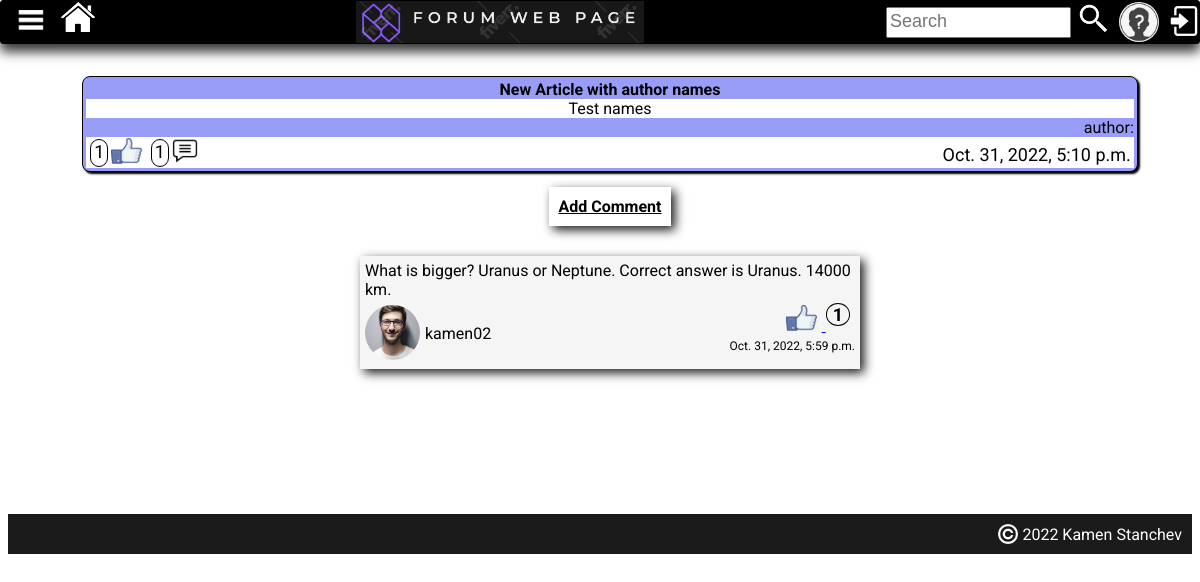
The page /article-details/14/ on the database as committed earlier.
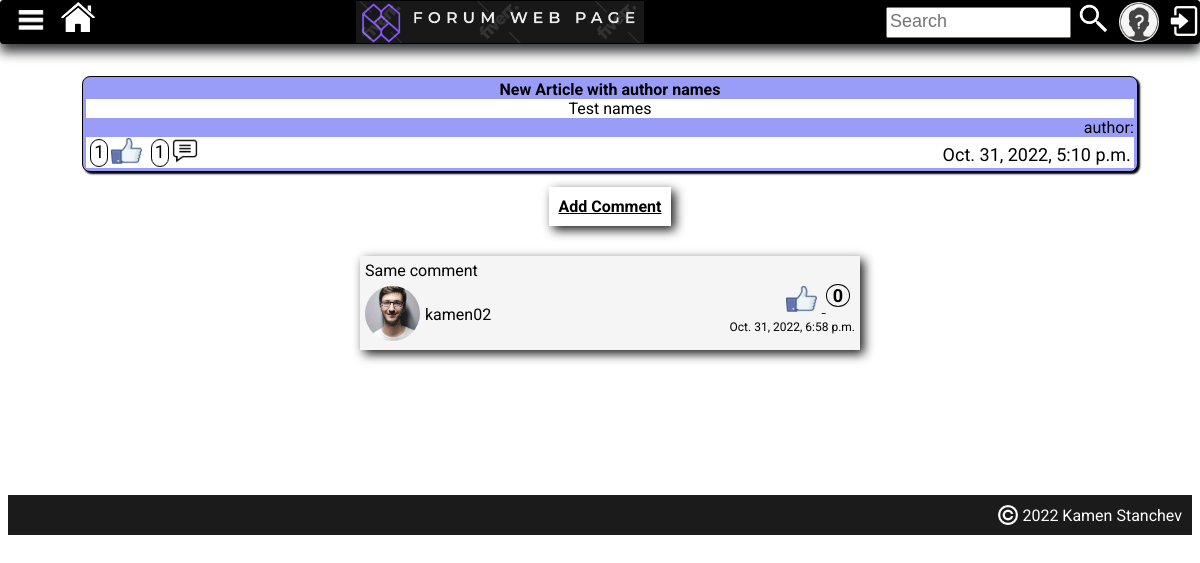
The same page on the database as committed later.
### forum_project/main_app/models.py (models this page shows, shortened)
class PostArticle(models.Model):
    title = models.CharField(max_length=30, unique=True)
    content = models.TextField()
    date_created = models.DateTimeField(auto_now_add=True)
    topic = models.CharField(max_length=30, choices=topics_choices(), default='NO TOPIC')
    user = models.ForeignKey(User, on_delete=models.CASCADE)
    users_which_liked_article = models.ManyToManyField(
        User,
        related_name='user_lied_article',
        blank=True,
    )
    @property
    def likes(self):
        result = len(self.users_which_liked_article.all())
        return result
    @property
    def comments(self):
        result = self.articlecomment_set.all()
        return result

class ArticleComment(models.Model):
    user = models.ForeignKey(User, on_delete=models.CASCADE)
    post_article = models.ForeignKey(PostArticle, on_delete=models.CASCADE)
    content = models.TextField(max_length=300)
    data_created = models.DateTimeField(auto_now_add=True)
    users_which_liked_comment = models.ManyToManyField(
        User,
        related_name='user_lied_comment',
        blank=True,
    )
    @property
    def likes(self):
        result = len(self.users_which_liked_comment.all())
        return result

class Profile(models.Model):
    user = models.OneToOneField(User, on_delete=models.CASCADE)
    first_name = models.CharField(max_length=30, null=True, blank=True)
    last_name = models.CharField(max_length=30, null=True, blank=True)
    city = models.CharField(max_length=30)
    profession = models.CharField(max_length=30)
    profile_img = models.ImageField(upload_to='images/', default='images/add_profile_image.jpg')

### forum_project/main_app/views.py (the view)
# urls.py: path('article-details/<int:pk>/', views.ArticleDetails.as_view(), name='article-details'),
class ArticleDetails(DetailView):
    model = PostArticle
    template_name = 'article-detail.html'
    context_object_name = "article"
    def get_context_data(self, *args, **kwargs):
        current_article = PostArticle.objects.get(id=self.kwargs['pk'])
        comments = reversed(current_article.articlecomment_set.all())
        context = super(ArticleDetails, self).get_context_data(*args, **kwargs)
        context['comments'] = comments
        return context

### forum_project/main_app/templates/article-detail.html (shortened to what this page needs)
{% extends 'base.html' %}
{% load static %}
{% block page_content %}
    <div class="main-container">
        <div class="central-container" style="border: none; box-shadow: none; background-color: white; padding-bottom: 100px">
            <div class="container-items">
                <p class="topic-title">
                    {{ article.title }}
                </p>
                <p class="topic-content">
                    {{ article.content }}
                </p>
                <p class="topic-author">
                    author: {{ article.user.first_name }} {{ article.user.last_name }}
                </p>
                <div class="status-topic">
                    <div class="status-data-left">{{ article.likes }}</div>
                        <a href="{% url 'likes' article.id %}"><img class="like-button" src="{% static 'icons/like.png' %}"></a>
                    <div class="status-data-left">{{ article.comments|length }}</div>
                        <a href="{% url 'create-comment' article.id %}"><img class="like-button" src="{% static 'icons/comment-black.png' %}"></a>
                    <div class="status-data-right">{{ article.date_created }}</div>
                </div>
            </div>
            <a href="{% url 'create-comment' article.pk %}"
                    class="add_comment-and-delete-and-edit-button">
                Add Comment</a>
            {% for comment in comments %}
                <div class="container-comment">
                    <div class="comment-content">
                        {{ comment.content }}
                    </div>
                    <div class="comment-details">
                        <div class="comment-details-left">
                            <div >
                                <img class="comment-user-img" src="{{ comment.user.profile.profile_img.url }}">
                            </div>
                            <div class="comment-user-name">
                                {{ comment.user.username }}
                            </div>
                        </div>
                        <div class="comment-details-right">
                            <div class="comment-likes-details">
                                <a href="{% url 'like_comment' comment.id %}">
                                    <img class="like-button" src="{% static 'icons/like.png' %}">
                                </a>
                                <span class="comment-likes-count">{{ comment.likes }}</span>
                            </div>
                            <div>
                                <span class="comment-data-created">{{ comment.data_created }}</span>
                            </div>
                        </div>
                    </div>
                </div>
            {% endfor %}
        </div>
    </div>
{% endblock %}

### templates/base.html (shortened to what this page needs)
{% load static %}
<!DOCTYPE html>
<html lang="en">
    <head>
        <link rel="stylesheet" type="text/css" href="{% static 'css/main.css' %}"/>
        <link rel="stylesheet" type="text/css" href="{% static 'css/navbar.css' %}"/>
        <link rel="stylesheet" type="text/css" href="{% static 'css/container.css' %}"/>
        <link rel="stylesheet" type="text/css" href="{% static 'css/profile-container.css' %}"/>
        <link rel="stylesheet" type="text/css" href="{% static 'css/topics.css' %}"/>
        <link rel="stylesheet" type="text/css" href="{% static 'css/footer.css' %}"/>
    </head>
    <body>
        <div class="navbar">
                <div class="left-side">
                    <div class="dropdown">
                      <span><img class="hamburger-menu-icon"
                         src="{% static 'icons/hamburger-menu.png' %}" alt="NO IMAGE, NO IMAGE, NO IMAGE"></span>
                    </div>
                    <a href="{% url 'home' %}"><img class="home-icon"
                         src="{% static 'icons/home-icon1.png' %}"></a>
                </div>
                <div class="central-side">
                    <img class="logo" src="{% static 'images/logo.PNG' %}">
                </div>
                <div class="right-side">
                    <input class="search-bar" type="text" placeholder="Search">
                    <button class="search-button"><img class="search-button-icon" src="{% static 'icons/search-button.png' %}"></button>
                    {% if user.is_authenticated %}
                        <img class="current-user-image" src="{{ user.profile.profile_img.url }}">
                        <a href="{% url 'logout' %}"><img class="login-logout-link" src="{% static 'icons/logout-icon1.png' %}"></a>
                    {% else %}
                        <img class="current-user-image"
                            src="{% static 'images/no-profile-image.jfif' %}">
                        <a href="{% url 'login' %}"><img class="login-logout-link" src="{% static 'icons/login-icon.png' %}"></a>
                    {% endif %}
                </div>
        </div>
        <div class="container">
            {% block page_content %}
            {% endblock %}
        </div>
        <footer>
            <span class="copyright-content">
                <img class="copyright-symbol" src="{% static 'icons/copyright.png'%}">
                    2022 Kamen Stanchev
            </span>
</footer>
    </body>
</html>

### static/css/main.css (style rules this page uses)
body { padding-top: 5px; font-family: 'Roboto', sans-serif; }
p { margin: 0; }
footer { background-color: #1b1b1b; left: 0; right: 0; bottom: 0; height: 40px; margin-top: 10px; }

### static/css/navbar.css (style rules this page uses)
.dropdown { position: relative; display: inline-block; }
.hamburger-menu-icon { height: 60px; margin-top: -12px; }
.navbar { display: flex; background-color: gray; height: 42px; font-weight: bolder; font-size: 19px; color: white; border: black 1px solid; border-radius: 3px; box-shadow: #38393b 0 8px 12px; position: fixed; top: 0; left: 0; right: 0; }
.left-side { display: flex; flex: 1; background-color: black; padding-top: 1px; }
.home-icon { height: 30px; margin-bottom: 12px; }
.search-button { border: none; background-color: black; cursor: pointer; height: 33px; }
.central-side { display: flex; flex: 3; min-width: 250px; background-color: black; justify-content: center; }
.logo { height: 100%; }
.right-side { display: flex; flex:2; background-color: black; justify-content: flex-end; }
.search-bar { height: 25px; margin-top: 6px; }
.search-bar::placeholder { font-size: 18px; }
.search-button-icon { height: 33px; background-color: black; border: none; }
.current-user-image { height: 40px; width: 40px; object-fit: cover; margin-top: 1px; margin-left: 3px; border-radius: 25px; flex-shrink: 0; }
.login-logout-link { height: 30px; width: 30px; margin-left: 10px; margin-top: 5px; flex-shrink: 1; }

### static/css/container.css (style rules this page uses)
.main-container { display: flex; flex-direction: row; min-height: 80%; padding-top: 10px; padding-bottom: 20px; margin-top: 45px; }
.central-container { display: flex; overflow-y: scroll; flex-direction: column; background-color: whitesmoke; flex: 3; margin-left: 20px; max-height: 700px; box-shadow: black 2px 2px 15px; }
.container-items { width: 90%; border-radius: 8px; background-color: #9A9DF7; color: black; margin-left: auto; margin-right: auto; margin-top: 8px; padding: 3px; border: 1px solid; box-shadow: 2px 2px 2px; text-align: center; }
.topic-title { font-weight: bold; }
.topic-content { font-size: 16px; color: black; background-color: white; }
.topic-author { text-align: right; margin: 0; padding: 0; }
.status-topic { display: flex; flex-direction: row; font-size: 18px; color: black; background-color: white; }
.status-data-left { margin-top: 2px; margin-bottom: 1px; margin-left: 4px; padding: 1px 3px; border-radius: 12px; color: black; border: black 1px solid; }
.like-button { height: 26px; margin-right: 5px; margin-left: 3px; margin-top: 1px; }
.status-data-right { margin-top: 7px; margin-right: 3px; flex: 1; text-align: right; }

### static/css/footer.css (style rules this page uses)
.copyright-content { color: white; float: right; margin-top: 10px; margin-right: 10px; }
.copyright-symbol { height: 20px; vertical-align: bottom; }

### forum_project/main_app/templates/article-detail.html (style rules this page uses)
.container-comment { box-shadow: #1b1b1b 4px 4px 10px; background-color: whitesmoke; align-self: center; width: 500px; margin: 15px; }
.comment-content { margin: 5px; }
.comment-details { display: flex; justify-content: space-between; height: 60px; margin: 5px; }
.comment-details-left { display: flex; flex-direction: row; height: 59px; }
.comment-user-img { height: 55px; width: 55px; object-fit: cover; border-radius: 50%; margin: 2% 0 3% 0; }
.comment-user-name { margin: auto 5px; }
.comment-details-right { display: flex; flex-direction: column; }
.comment-likes-details { padding-right: 5px; align-self: end; }
.comment-likes-count { color: black; font-weight: bold; font-size: 18px; vertical-align: top; padding: 0 6px 0 6px; border: black 1px solid; border-radius: 50%; }
.comment-data-created { font-size: 12px; }
.add_comment-and-delete-and-edit-button { margin: 15px; padding: 10px; font-weight: bold; align-self: center; background-color: white; color: black; text-align: center; box-shadow: #1b1b1b 4px 4px 10px; }

Rows that differ between the two databases and show on the page:
removed ArticleComment: content "What is bigger? Uranus or Neptune. Correct answer is Uranus. 14000 km.", user.profile.profile_img (picture), user.username "kamen02", likes "1", data_created "Oct. 31, 2022, 5:59 p.m."
added ArticleComment: content "Same comment", user.profile.profile_img (picture), user.username "kamen02", likes "0", data_created "Oct. 31, 2022, 6:58 p.m."
